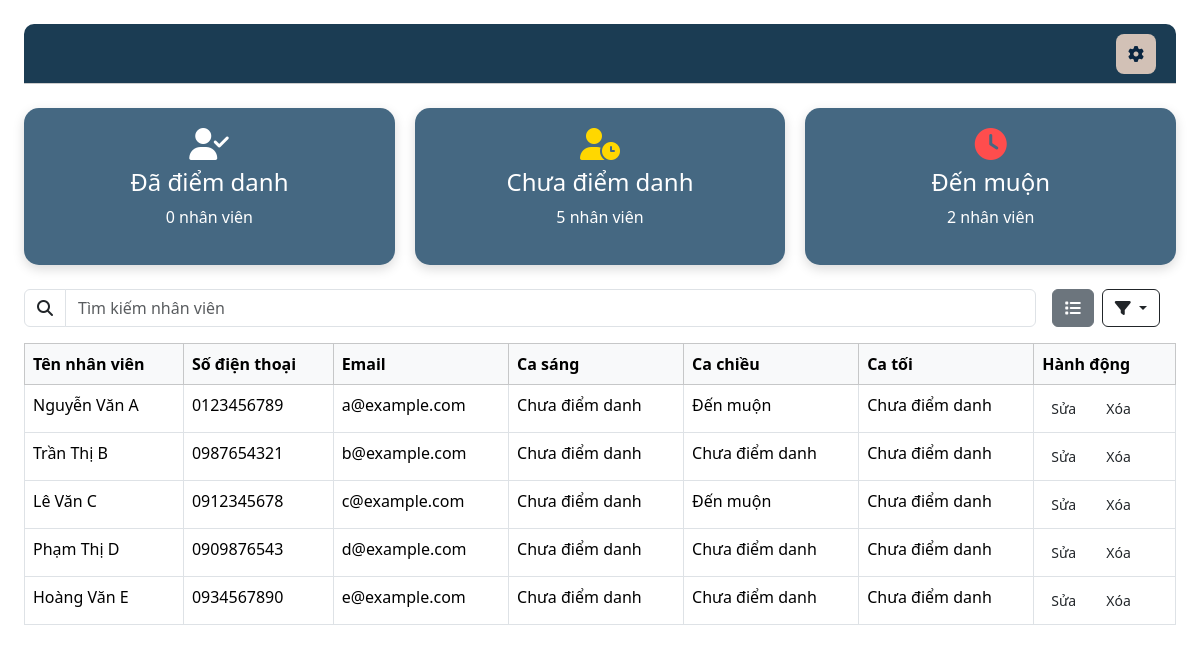
Screenshot of /trangchu with the database file from the repository.
### tables this page shows
CREATE TABLE DiemDanh (
        id INTEGER PRIMARY KEY AUTOINCREMENT,
        nhanvien_id INTEGER NOT NULL,
        ngay_diem_danh DATE NOT NULL,
        ca_sang TEXT CHECK(ca_sang IN ('Đã điểm danh', 'Đến muộn', 'Chưa điểm danh')) DEFAULT NULL,
        ca_chieu TEXT CHECK(ca_chieu IN ('Đã điểm danh', 'Đến muộn', 'Chưa điểm danh')) DEFAULT NULL,
        ca_toi TEXT CHECK(ca_toi IN ('Đã điểm danh', 'Đến muộn', 'Chưa điểm danh')) DEFAULT NULL,
        FOREIGN KEY (nhanvien_id) REFERENCES NhanVien(ma_nhan_vien) ON DELETE CASCADE
    );

CREATE TABLE NhanVien (
        ma_nhan_vien INTEGER PRIMARY KEY AUTOINCREMENT,
        ho_ten TEXT NOT NULL,
        ngay_sinh DATE NOT NULL,
        gioi_tinh TEXT CHECK(gioi_tinh IN ('Nam', 'Nữ', 'Khác')) NOT NULL,
        dia_chi TEXT NOT NULL,
        so_dien_thoai TEXT NOT NULL,
        email TEXT UNIQUE NOT NULL
    );

### controllers/TrangChuController.py (the view)
@trangchu.route('/trangchu')
def laydanhsachnhanvien():
    ngay_hien_tai = date.today().strftime('%Y-%m-%d')
    danh_sach_nhan_vien = NhanVien.lay_danh_sach_nhan_vien()
    danh_sach_diem_danh = DiemDanh.lay_diem_danh_theo_ngay(ngay_hien_tai)
    diem_danh_dict = {dd.nhanvien_id: dd for dd in danh_sach_diem_danh}
    for nv in danh_sach_nhan_vien:
        dd = diem_danh_dict.get(nv.ma_nhan_vien)
        if dd:
            nv.ca_sang = dd.ca_sang or "Chưa điểm danh"
            nv.ca_chieu = dd.ca_chieu or "Chưa điểm danh"
            nv.ca_toi = dd.ca_toi or "Chưa điểm danh"
        else:
            nv.ca_sang = nv.ca_chieu = nv.ca_toi = "Chưa điểm danh"
    return render_template('trangchu.html', danh_sach_nhan_vien=danh_sach_nhan_vien)

### models/DiemDanh.py (called while the page is built)
    @staticmethod
    def lay_diem_danh_theo_ngay(ngay_diem_danh):
        conn = sqlite3.connect('database.db')
        cursor = conn.cursor()
        cursor.execute('''
            SELECT id, nhanvien_id, ngay_diem_danh, ca_sang, ca_chieu, ca_toi
            FROM DiemDanh
            WHERE ngay_diem_danh=?
        ''', (ngay_diem_danh,))
        records = cursor.fetchall()
        conn.close()
        return [DiemDanh(*r) for r in records]

### models/NhanVien.py (called while the page is built)
    @staticmethod
    def lay_danh_sach_nhan_vien():
        conn = sqlite3.connect('database.db')
        cursor = conn.cursor()
        cursor.execute('''
            SELECT ma_nhan_vien, ho_ten, so_dien_thoai, dia_chi, gioi_tinh, email, ngay_sinh
            FROM NhanVien
        ''')
        records = cursor.fetchall()
        conn.close()
        return [NhanVien(*r) for r in records]

### templates/trangchu.html (shortened to what this page needs)
<!DOCTYPE html>
<html lang="vi">
<head>
    <link rel="stylesheet" href="{{ url_for('static', filename='css/trangchu.css') }}">
    <link rel="stylesheet" href="{{ url_for('static', filename='css/modalchiaca.css') }}">
    <link rel="stylesheet" href="{{ url_for('static', filename='css/modaldiemdanh.css') }}">
    <link href="https://cdn.jsdelivr.net/npm/bootstrap@5.3.1/dist/css/bootstrap.min.css" rel="stylesheet">
    <link href="https://cdnjs.cloudflare.com/ajax/libs/font-awesome/6.5.0/css/all.min.css" rel="stylesheet">
</head>
<body>
    <div class="container-fluid d-flex p-0">
<div class="body flex-grow-1 p-4">
    <div class="top-bar d-flex justify-content-end align-items-center mb-4">
        <div class="dropdown top-option">
            <button class="btn option-btn" data-bs-toggle="dropdown">
                <i class="fa-solid fa-gear"></i>
            </button>
        </div>
    </div>
<div class="status-container mb-4">
    <div class="status-box">
        <i class="fa-solid fa-user-check fa-2x mb-2"></i>
        <h4>Đã điểm danh</h4>
        <p id="count-present">12 nhân viên</p>
    </div>
    <div class="status-box pending">
        <i class="fa-solid fa-user-clock fa-2x mb-2"></i>
        <h4>Chưa điểm danh</h4>
        <p id="count-pending">5 nhân viên</p>
    </div>
    <div class="status-box late">
        <i class="fa-solid fa-clock fa-2x mb-2"></i>
        <h4>Đến muộn</h4>
        <p id="count-late">3 nhân viên</p>
    </div>
</div>
    <div class="d-flex justify-content-between align-items-center mb-3">
        <div class="d-flex align-items-center flex-grow-1 me-3">
            <div class="input-group me-3 flex-grow-1">
                <span class="input-group-text bg-white"><i class="fa fa-search"></i></span>
                <input type="text" class="form-control" placeholder="Tìm kiếm nhân viên">
            </div>
            <button class="btn btn-secondary me-2">
                <i class="fa-solid fa-list"></i>
            </button>
            <div class="dropdown">
                <button class="btn btn-outline-dark dropdown-toggle" data-bs-toggle="dropdown">
                    <i class="fa-solid fa-filter"></i>
                </button>
            </div>
        </div>
    </div>
<table class="table table-bordered table-hover">
    <thead class="table-light">
        <tr>
            <th>Tên nhân viên</th>
            <th>Số điện thoại</th>
            <th>Email</th>
            <th>Ca sáng</th>
            <th>Ca chiều</th>
            <th>Ca tối</th>
            <th>Hành động</th>
        </tr>
    </thead>
    <tbody>
        {% for nv in danh_sach_nhan_vien %}
        <tr data-id="{{ nv.ma_nhan_vien }}">
            <td>{{ nv.ho_ten }}</td>
            <td>{{ nv.so_dien_thoai }}</td>
            <td>{{ nv.email }}</td>
            <td>{{ nv.ca_sang }}</td>
            <td>{{ nv.ca_chieu }}</td>
            <td>{{ nv.ca_toi }}</td>
            <td>
                <button class="btn btn-sm btn-edit me-2">Sửa</button>
                <button class="btn btn-sm btn-delete">Xóa</button>
            </td>
        </tr>
        {% endfor %}
    </tbody>
</table>
</div>
</body>
</html>

### static/css/trangchu.css (style rules this page uses)
\ body, html { margin: 0; padding: 0; height: 100vh; font-family: Arial, sans-serif; }
.container-fluid { height: 100%; }
.top-bar { width: 100%; height: 60px; display: flex; justify-content: flex-end; align-items: center; padding: 0 20px; background-color: #1B3C53; border-bottom: 1px solid #ccc; border-radius: 10px 10px 0 0; }
.top-option .option-btn { background-color: #D2C1B6; color: #0A2540; border: none; padding: 8px 12px; border-radius: 8px; transition: all 0.3s; }
.status-container { display: flex; gap: 20px; margin-bottom: 20px; }
.status-box { flex: 1; background-color: #456882; padding: 20px; border-radius: 15px; box-shadow: 0 4px 12px rgba(0,0,0,0.15); text-align: center; color: white; transition: transform 0.3s, background-color 0.3s; }
.status-box.pending i { color: #FFD700; }
.status-box.late i { color: #FF4D4D; }
.status-box h4, .status-box p { color: white; }
.status-box i { display: block; margin: 0 auto 10px; font-size: 2rem; }
@media (max-width: 1200px) { .body { width: 100%; } }
.btn-edit { background-color: #5ABFDC; color: #1B3C53; border-radius: 8px; font-weight: 500; }
.btn-delete { background-color: #FF4D4D; color: white; border-radius: 8px; font-weight: 500; }

### rows the page displays
DiemDanh: ho_ten "Nguyễn Văn A", so_dien_thoai "0123456789", email "a@example.com", ca_sang "Chưa điểm danh", ca_chieu "Đến muộn", ca_toi "Chưa điểm danh", ho_ten "Lê Văn C", so_dien_thoai "0912345678", email "c@example.com"
NhanVien: ho_ten "Trần Thị B", so_dien_thoai "0987654321", email "b@example.com", ca_sang "Chưa điểm danh", ca_chieu "Chưa điểm danh", ca_toi "Chưa điểm danh"
NhanVien: ho_ten "Phạm Thị D", so_dien_thoai "0909876543", email "d@example.com", ca_sang "Chưa điểm danh", ca_chieu "Chưa điểm danh", ca_toi "Chưa điểm danh"
NhanVien: ho_ten "Hoàng Văn E", so_dien_thoai "0934567890", email "e@example.com", ca_sang "Chưa điểm danh", ca_chieu "Chưa điểm danh", ca_toi "Chưa điểm danh"
